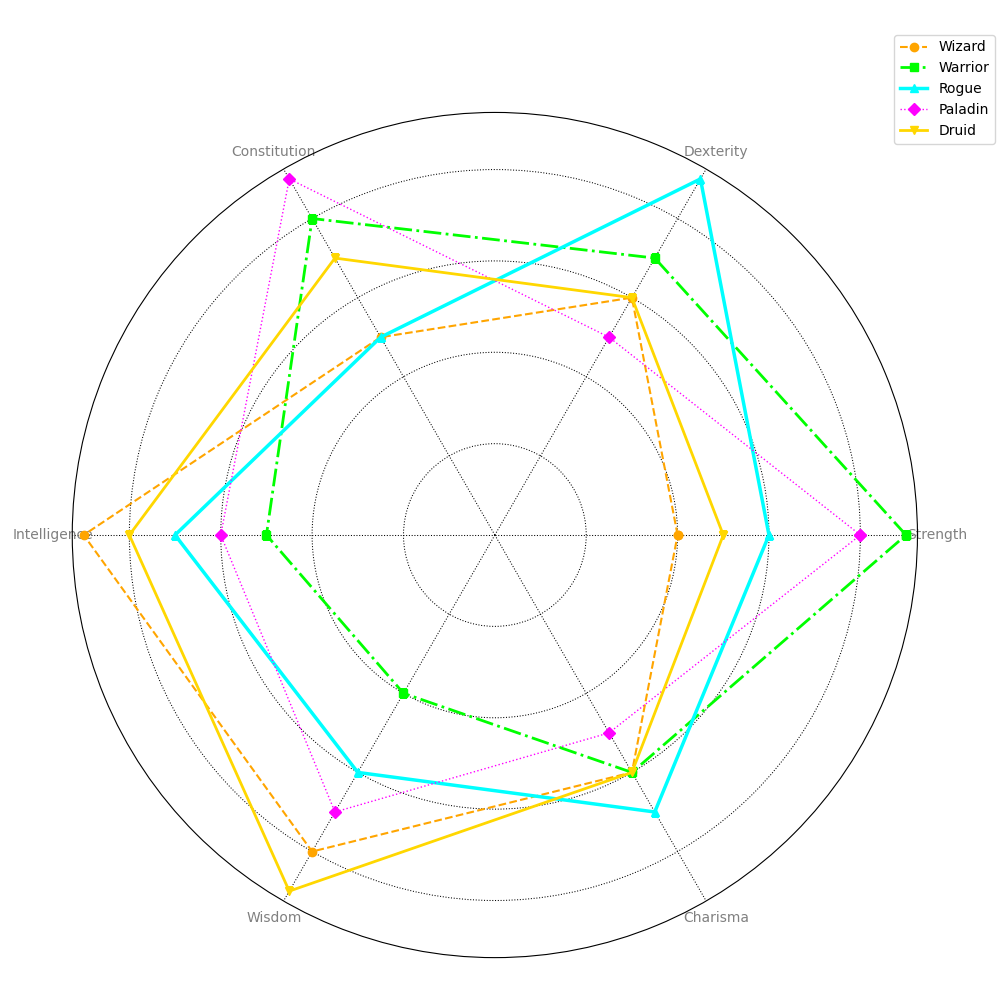

Write Python code to recreate this figure.
import matplotlib.pyplot as plt
import numpy as np

categories = ['Strength', 'Dexterity', 'Constitution', 'Intelligence', 'Wisdom', 'Charisma']
n_vars = len(categories)

wizard = [4, 6, 5, 9, 8, 6]
warrior = [9, 7, 8, 5, 4, 6]
rogue = [6, 9, 5, 7, 6, 7]
paladin = [8, 5, 9, 6, 7, 5]
druid = [5, 6, 7, 8, 9, 6]

wizard += wizard[:1]
warrior += warrior[:1]
rogue += rogue[:1]
paladin += paladin[:1]
druid += druid[:1]

angles = np.linspace(0, 2 * np.pi, n_vars, endpoint=False).tolist()
angles += angles[:1]

fig, ax = plt.subplots(figsize=(10, 10), subplot_kw=dict(polar=True))

ax.plot(angles, wizard, color='orange', linestyle='--', marker='o', linewidth=1.5)
ax.plot(angles, warrior, color='lime', linestyle='-.', marker='s', linewidth=2)
ax.plot(angles, rogue, color='cyan', linestyle='-', marker='^', linewidth=2.5)
ax.plot(angles, paladin, color='magenta', linestyle=':', marker='D', linewidth=1)
ax.plot(angles, druid, color='gold', linestyle='-', marker='v', linewidth=2)

ax.set_xticks(angles[:-1])
ax.set_xticklabels(categories, fontsize=10, color='gray')
ax.set_yticklabels([]) 

ax.grid(color='black', linestyle=':', linewidth=0.75)
ax.spines['polar'].set_visible(True)

ax.legend(['Wizard', 'Warrior', 'Rogue', 'Paladin', 'Druid'], loc='upper right', bbox_to_anchor=(1.1, 1.1))

plt.tight_layout()
plt.show()
